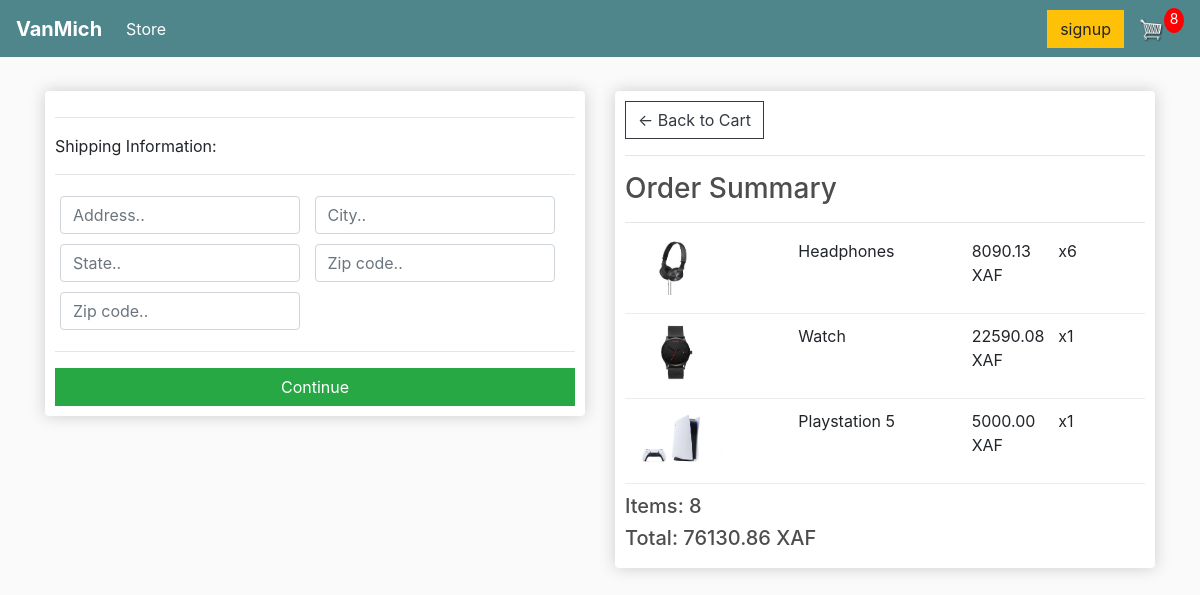
The app's page /checkout/ (signed in) with its own data.
### store/models.py (models this page shows, shortened)
class OrderItem(models.Model):
	product = models.ForeignKey(Product, on_delete=models.SET_NULL, null=True)
	order = models.ForeignKey(Order, on_delete=models.SET_NULL, null=True)
	quantity = models.IntegerField(default=0, null=True, blank=True)
	date_added = models.DateTimeField(auto_now_add=True)
	@property
	def get_total(self):
		total = self.product.price * self.quantity
		return total

class Product(models.Model):
	name = models.CharField(max_length=200)
	slug = models.SlugField(max_length=150)
	price = models.FloatField()
	digital = models.BooleanField(default=False,null=True, blank=True)
	image = models.ImageField(null=True, blank=True)
	description = models.CharField(max_length=500, blank =True)
	@property
	def imageURL(self):
		try:
			url = self.image.url
		except:
			url = ''
		return url

class Order(models.Model):
	customer = models.ForeignKey(Customer, on_delete=models.SET_NULL, null=True, blank=True)
	date_ordered = models.DateTimeField(auto_now_add=True)
	complete = models.BooleanField(default=False)
	transaction_id = models.CharField(max_length=100, null=True)
	@property
	def shipping(self):
		shipping = False
		orderitems = self.orderitem_set.all()
		for i in orderitems:
			if i.product.digital == False:
				shipping = True
		return shipping
	@property
	def get_cart_total(self):
		orderitems = self.orderitem_set.all()
		total = sum([item.get_total for item in orderitems])
		return total
	@property
	def get_cart_items(self):
		orderitems = self.orderitem_set.all()
		total = sum([item.quantity for item in orderitems])
		return total

### store/views.py (the view)
# urls.py: path('checkout/', views.checkout, name="checkout"),
def checkout(request):
	data = cartData(request)
	cartItems = data['cartItems']
	order = data['order']
	items = data['items']
	context = {'items':items, 'order':order, 'cartItems':cartItems}
	return render(request, 'store/checkout.html', context)

### store/utils.py (called while the page is built)
def cartData(request):
	if request.user.is_authenticated:
		customer = request.user.customer
		order, created = Order.objects.get_or_create(customer=customer, complete=False)
		items = order.orderitem_set.all()
		cartItems = order.get_cart_items
	else:
		cookieData = cookieCart(request)
		cartItems = cookieData['cartItems']
		order = cookieData['order']
		items = cookieData['items']
	return {'cartItems':cartItems ,'order':order, 'items':items}

### store/templates/store/checkout.html (shortened to what this page needs)
{% extends 'store/main.html' %}
{% load static %}
{% block content %}
     <div class="row">
		<div class="col-lg-6">
			<div class="box-element" id="form-wrapper">
				<form id="form">
					<div id="shipping-info">
						<hr>
						<p>Shipping Information:</p>
						<hr>
						<div class="form-field">
							<input class="form-control" type="text" name="address" placeholder="Address..">
						</div>
						<div class="form-field">
							<input class="form-control" type="text" name="city" placeholder="City..">
						</div>
						<div class="form-field">
							<input class="form-control" type="text" name="state" placeholder="State..">
						</div>
						<div class="form-field">
							<input class="form-control" type="text" name="zipcode" placeholder="Zip code..">
						</div>
						<div class="form-field">
							<input class="form-control" type="text" name="country" placeholder="Zip code..">
						</div>
					</div>
					<hr>
					<input id="form-button" class="btn btn-success btn-block" type="submit" value="Continue">
				</form>
			</div>
			<br>
		</div>
		<div class="col-lg-6">
			<div class="box-element">
				<a  class="btn btn-outline-dark" href="{% url 'cart' %}">&#x2190; Back to Cart</a>
				<hr>
				<h3>Order Summary</h3>
				<hr>
				{% for item in items %}
				<div class="cart-row">
					<div style="flex:2"><img class="row-image" src="{{item.product.imageURL}}"></div>
					<div style="flex:2"><p>{{item.product.name}}</p></div>
					<div style="flex:1"><p>{{item.product.price|floatformat:2}} XAF</p></div>
					<div style="flex:1"><p>x{{item.quantity}}</p></div>
				</div>
				{% endfor %}
				<h5>Items:   {{order.get_cart_items}}</h5>
				<h5>Total:   {{order.get_cart_total|floatformat:2}} XAF</h5>
			</div>
		</div>
	</div>
{% endblock content %}

### static/css/main.css (style rules this page uses)
body { background-color: hsl(0, 0%, 98%); }
h1,h2,h3,h4,h5,h6 { color:hsl(0, 0%, 30%); }
.box-element { box-shadow:hsl(0, 0%, 80%) 0 0 16px; background-color: #fff; border-radius: 4px; padding: 10px; }
.col-lg-4, .col-lg-6, .col-lg-8, .col-lg-12 { margin-top: 10px; }
.btn { border-radius: 0; }
.row-image { width: 100px; }
.form-field { width:250px; display: inline-block; padding: 5px; }
.cart-row { display: flex; align-items: flex-stretch; padding-bottom: 10px; margin-bottom: 10px; border-bottom: 1px solid #ececec; }

### records on screen
OrderItem: product.imageURL (picture), product.name "Headphones", product.price "8090.13", quantity "6"
OrderItem: product.imageURL (picture), product.name "Watch", product.price "22590.08", quantity "1"
OrderItem: product.imageURL (picture), product.name "Playstation 5", product.price "5000.00", quantity "1"
Order: get_cart_items "8", get_cart_total "76130.86"

### other values on screen
{{ cartItems }} "8"
